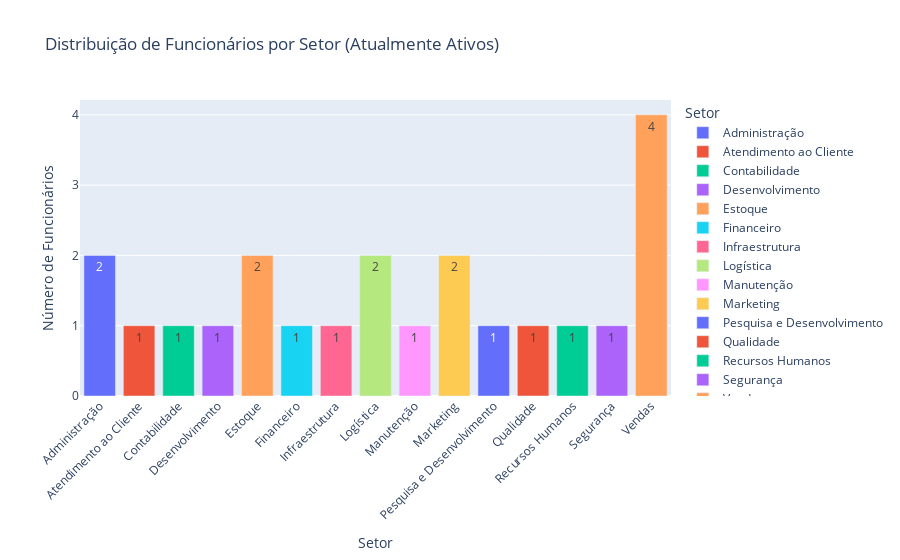

The code cell stored with this chart in its notebook:
### Markdown cell above
### Funcionarios por Setor

### Code cell
query_distribuicao_setor = "SELECT * FROM vw_Funcionarios_Ativos_Por_Setor;"
df_distribuicao_setor = pd.read_sql_query(query_distribuicao_setor, CONN)

if df_distribuicao_setor.empty:
    print("Dados não encontrados")
else:
    fig = px.bar(df_distribuicao_setor,
                 x='NomeSetor',
                 y='TotalFuncionarios',
                 title='Distribuição de Funcionários por Setor (Atualmente Ativos)',
                 labels={'NomeSetor': 'Setor', 'TotalFuncionarios': 'Número de Funcionários'},
                 color='NomeSetor', 
                 text='TotalFuncionarios') 

    fig.update_layout(xaxis_tickangle=-45) 
    fig.show()

### Figure 1 — Plotly figure (JSON) as saved in the notebook; plotly's stock layout.template omitted (floating-point values rounded to 4 significant figures)
{"data": [{"hovertemplate": "Setor=%{x}<br>Número de Funcionários=%{text}<extra></extra>", "legendgroup": "Administração", "marker": {"color": "#636efa", "pattern": {"shape": ""}}, "name": "Administração", "orientation": "v", "showlegend": true, "text": [2.0], "textposition": "auto", "type": "bar", "x": ["Administração"], "xaxis": "x", "y": [2], "yaxis": "y"}, {"hovertemplate": "Setor=%{x}<br>Número de Funcionários=%{text}<extra></extra>", "legendgroup": "Atendimento ao Cliente", "marker": {"color": "#EF553B", "pattern": {"shape": ""}}, "name": "Atendimento ao Cliente", "orientation": "v", "showlegend": true, "text": [1.0], "textposition": "auto", "type": "bar", "x": ["Atendimento ao Cliente"], "xaxis": "x", "y": [1], "yaxis": "y"}, {"hovertemplate": "Setor=%{x}<br>Número de Funcionários=%{text}<extra></extra>", "legendgroup": "Contabilidade", "marker": {"color": "#00cc96", "pattern": {"shape": ""}}, "name": "Contabilidade", "orientation": "v", "showlegend": true, "text": [1.0], "textposition": "auto", "type": "bar", "x": ["Contabilidade"], "xaxis": "x", "y": [1], "yaxis": "y"}, {"hovertemplate": "Setor=%{x}<br>Número de Funcionários=%{text}<extra></extra>", "legendgroup": "Desenvolvimento", "marker": {"color": "#ab63fa", "pattern": {"shape": ""}}, "name": "Desenvolvimento", "orientation": "v", "showlegend": true, "text": [1.0], "textposition": "auto", "type": "bar", "x": ["Desenvolvimento"], "xaxis": "x", "y": [1], "yaxis": "y"}, {"hovertemplate": "Setor=%{x}<br>Número de Funcionários=%{text}<extra></extra>", "legendgroup": "Estoque", "marker": {"color": "#FFA15A", "pattern": {"shape": ""}}, "name": "Estoque", "orientation": "v", "showlegend": true, "text": [2.0], "textposition": "auto", "type": "bar", "x": ["Estoque"], "xaxis": "x", "y": [2], "yaxis": "y"}, {"hovertemplate": "Setor=%{x}<br>Número de Funcionários=%{text}<extra></extra>", "legendgroup": "Financeiro", "marker": {"color": "#19d3f3", "pattern": {"shape": ""}}, "name": "Financeiro", "orientation": "v", "showlegend": true, "text": [1.0], "textposition": "auto", "type": "bar", "x": ["Financeiro"], "xaxis": "x", "y": [1], "yaxis": "y"}, {"hovertemplate": "Setor=%{x}<br>Número de Funcionários=%{text}<extra></extra>", "legendgroup": "Infraestrutura", "marker": {"color": "#FF6692", "pattern": {"shape": ""}}, "name": "Infraestrutura", "orientation": "v", "showlegend": true, "text": [1.0], "textposition": "auto", "type": "bar", "x": ["Infraestrutura"], "xaxis": "x", "y": [1], "yaxis": "y"}, {"hovertemplate": "Setor=%{x}<br>Número de Funcionários=%{text}<extra></extra>", "legendgroup": "Logística", "marker": {"color": "#B6E880", "pattern": {"shape": ""}}, "name": "Logística", "orientation": "v", "showlegend": true, "text": [2.0], "textposition": "auto", "type": "bar", "x": ["Logística"], "xaxis": "x", "y": [2], "yaxis": "y"}, {"hovertemplate": "Setor=%{x}<br>Número de Funcionários=%{text}<extra></extra>", "legendgroup": "Manutenção", "marker": {"color": "#FF97FF", "pattern": {"shape": ""}}, "name": "Manutenção", "orientation": "v", "showlegend": true, "text": [1.0], "textposition": "auto", "type": "bar", "x": ["Manutenção"], "xaxis": "x", "y": [1], "yaxis": "y"}, {"hovertemplate": "Setor=%{x}<br>Número de Funcionários=%{text}<extra></extra>", "legendgroup": "Marketing", "marker": {"color": "#FECB52", "pattern": {"shape": ""}}, "name": "Marketing", "orientation": "v", "showlegend": true, "text": [2.0], "textposition": "auto", "type": "bar", "x": ["Marketing"], "xaxis": "x", "y": [2], "yaxis": "y"}, {"hovertemplate": "Setor=%{x}<br>Número de Funcionários=%{text}<extra></extra>", "legendgroup": "Pesquisa e Desenvolvimento", "marker": {"color": "#636efa", "pattern": {"shape": ""}}, "name": "Pesquisa e Desenvolvimento", "orientation": "v", "showlegend": true, "text": [1.0], "textposition": "auto", "type": "bar", "x": ["Pesquisa e Desenvolvimento"], "xaxis": "x", "y": [1], "yaxis": "y"}, {"hovertemplate": "Setor=%{x}<br>Número de Funcionários=%{text}<extra></extra>", "legendgroup": "Qualidade", "marker": {"color": "#EF553B", "pattern": {"shape": ""}}, "name": "Qualidade", "orientation": "v", "showlegend": true, "text": [1.0], "textposition": "auto", "type": "bar", "x": ["Qualidade"], "xaxis": "x", "y": [1], "yaxis": "y"}, {"hovertemplate": "Setor=%{x}<br>Número de Funcionários=%{text}<extra></extra>", "legendgroup": "Recursos Humanos", "marker": {"color": "#00cc96", "pattern": {"shape": ""}}, "name": "Recursos Humanos", "orientation": "v", "showlegend": true, "text": [1.0], "textposition": "auto", "type": "bar", "x": ["Recursos Humanos"], "xaxis": "x", "y": [1], "yaxis": "y"}, {"hovertemplate": "Setor=%{x}<br>Número de Funcionários=%{text}<extra></extra>", "legendgroup": "Segurança", "marker": {"color": "#ab63fa", "pattern": {"shape": ""}}, "name": "Segurança", "orientation": "v", "showlegend": true, "text": [1.0], "textposition": "auto", "type": "bar", "x": ["Segurança"], "xaxis": "x", "y": [1], "yaxis": "y"}, {"hovertemplate": "Setor=%{x}<br>Número de Funcionários=%{text}<extra></extra>", "legendgroup": "Vendas", "marker": {"color": "#FFA15A", "pattern": {"shape": ""}}, "name": "Vendas", "orientation": "v", "showlegend": true, "text": [4.0], "textposition": "auto", "type": "bar", "x": ["Vendas"], "xaxis": "x", "y": [4], "yaxis": "y"}], "layout": {"barmode": "relative", "legend": {"title": {"text": "Setor"}, "tracegroupgap": 0}, "title": {"text": "Distribuição de Funcionários por Setor (Atualmente Ativos)"}, "xaxis": {"anchor": "y", "categoryarray": ["Administração", "Atendimento ao Cliente", "Contabilidade", "Desenvolvimento", "Estoque", "Financeiro", "Infraestrutura", "Logística", "Manutenção", "Marketing", "Pesquisa e Desenvolvimento", "Qualidade", "Recursos Humanos", "Segurança", "Vendas"], "categoryorder": "array", "domain": [0, 1], "tickangle": -45, "title": {"text": "Setor"}}, "yaxis": {"anchor": "x", "domain": [0, 1], "title": {"text": "Número de Funcionários"}}}}
